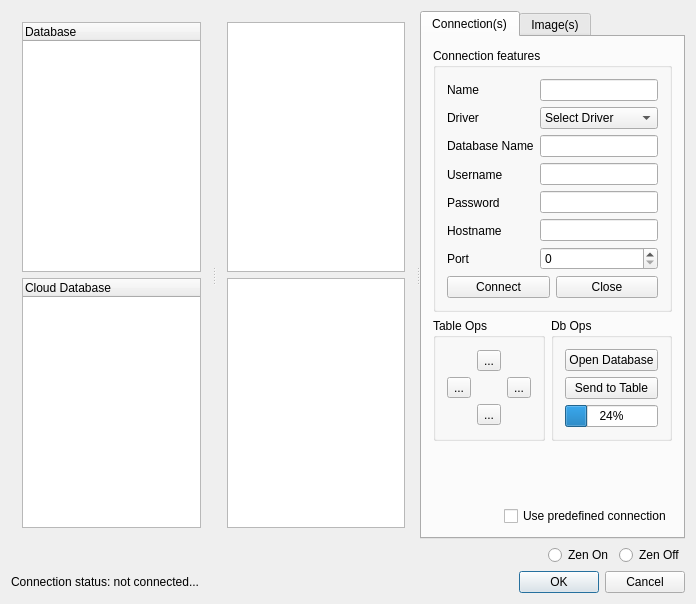
<?xml version="1.0" encoding="UTF-8"?>
<ui version="4.0">
 <class>connectionMenu</class>
 <widget class="QMainWindow" name="connectionMenu">
  <property name="geometry">
   <rect>
    <x>0</x>
    <y>0</y>
    <width>696</width>
    <height>604</height>
   </rect>
  </property>
  <property name="windowTitle">
   <string>connectionMenu</string>
  </property>
  <widget class="QWidget" name="centralWidget">
   <layout class="QGridLayout" name="gridLayout_5">
    <item row="0" column="0">
     <widget class="QSplitter" name="splitter_2">
      <property name="orientation">
       <enum>Qt::Horizontal</enum>
      </property>
      <widget class="QSplitter" name="splitter">
       <property name="orientation">
        <enum>Qt::Horizontal</enum>
       </property>
       <widget class="QWidget" name="layoutWidget">
        <layout class="QVBoxLayout" name="verticalLayout_3">
         <item>
          <widget class="QTreeWidget" name="treeWidget">
           <column>
            <property name="text">
             <string>Database</string>
            </property>
           </column>
          </widget>
         </item>
         <item>
          <widget class="QTreeWidget" name="treeWidget_2">
           <column>
            <property name="text">
             <string notr="true">Cloud Database</string>
            </property>
           </column>
          </widget>
         </item>
        </layout>
       </widget>
       <widget class="QWidget" name="layoutWidget">
        <layout class="QVBoxLayout" name="verticalLayout_6">
         <item>
          <widget class="QTableView" name="tableView"/>
         </item>
         <item>
          <widget class="QTableView" name="tableView_2"/>
         </item>
        </layout>
       </widget>
      </widget>
      <widget class="QTabWidget" name="tabWidget">
       <property name="currentIndex">
        <number>0</number>
       </property>
       <widget class="QWidget" name="tab">
        <attribute name="title">
         <string>Connection(s)</string>
        </attribute>
        <layout class="QGridLayout" name="gridLayout">
         <item row="0" column="0">
          <widget class="QGroupBox" name="groupBox">
           <property name="title">
            <string>Connection features</string>
           </property>
           <layout class="QGridLayout" name="gridLayout_2">
            <item row="0" column="0">
             <layout class="QHBoxLayout" name="horizontalLayout">
              <item>
               <layout class="QVBoxLayout" name="verticalLayout_2">
                <item>
                 <widget class="QLabel" name="label">
                  <property name="text">
                   <string>Name</string>
                  </property>
                 </widget>
                </item>
                <item>
                 <widget class="QLabel" name="label_2">
                  <property name="text">
                   <string>Driver</string>
                  </property>
                 </widget>
                </item>
                <item>
                 <widget class="QLabel" name="label_3">
                  <property name="text">
                   <string>Database Name</string>
                  </property>
                 </widget>
                </item>
                <item>
                 <widget class="QLabel" name="label_4">
                  <property name="text">
                   <string>Username</string>
                  </property>
                 </widget>
                </item>
                <item>
                 <widget class="QLabel" name="label_5">
                  <property name="text">
                   <string>Password</string>
                  </property>
                 </widget>
                </item>
                <item>
                 <widget class="QLabel" name="label_6">
                  <property name="text">
                   <string>Hostname</string>
                  </property>
                 </widget>
                </item>
                <item>
                 <widget class="QLabel" name="label_7">
                  <property name="text">
                   <string>Port</string>
                  </property>
                 </widget>
                </item>
               </layout>
              </item>
              <item>
               <layout class="QVBoxLayout" name="verticalLayout">
                <item>
                 <widget class="QLineEdit" name="nameLineEdit"/>
                </item>
                <item>
                 <widget class="QComboBox" name="comboBoxDriver">
                  <item>
                   <property name="text">
                    <string>Select Driver</string>
                   </property>
                  </item>
                  <item>
                   <property name="text">
                    <string>QMYSQL</string>
                   </property>
                  </item>
                  <item>
                   <property name="text">
                    <string>QMYSQL3</string>
                   </property>
                  </item>
                  <item>
                   <property name="text">
                    <string>QSQLITE</string>
                   </property>
                  </item>
                  <item>
                   <property name="text">
                    <string>QOCI8</string>
                   </property>
                  </item>
                  <item>
                   <property name="text">
                    <string>QODBC3</string>
                   </property>
                  </item>
                  <item>
                   <property name="text">
                    <string>QPSQL7</string>
                   </property>
                  </item>
                  <item>
                   <property name="text">
                    <string>QTDS7</string>
                   </property>
                  </item>
                  <item>
                   <property name="text">
                    <string>PHPMyAdmin</string>
                   </property>
                  </item>
                  <item>
                   <property name="text">
                    <string>Cloud9</string>
                   </property>
                  </item>
                 </widget>
                </item>
                <item>
                 <widget class="QLineEdit" name="dbNameLineEdit"/>
                </item>
                <item>
                 <widget class="QLineEdit" name="usernameLineEdit"/>
                </item>
                <item>
                 <widget class="QLineEdit" name="passwordLineEdit"/>
                </item>
                <item>
                 <widget class="QLineEdit" name="hostLineEdit"/>
                </item>
                <item>
                 <widget class="QSpinBox" name="spinBoxPort"/>
                </item>
               </layout>
              </item>
             </layout>
            </item>
            <item row="1" column="0">
             <layout class="QHBoxLayout" name="horizontalLayout_3">
              <item>
               <widget class="QPushButton" name="connectButton">
                <property name="text">
                 <string>Connect</string>
                </property>
               </widget>
              </item>
              <item>
               <widget class="QPushButton" name="closeButton">
                <property name="text">
                 <string>Close</string>
                </property>
               </widget>
              </item>
             </layout>
            </item>
           </layout>
          </widget>
         </item>
         <item row="1" column="0">
          <layout class="QHBoxLayout" name="horizontalLayout_5">
           <item>
            <widget class="QGroupBox" name="groupBox_3">
             <property name="title">
              <string>Table Ops</string>
             </property>
             <layout class="QGridLayout" name="gridLayout_6">
              <item row="0" column="0">
               <layout class="QGridLayout" name="gridLayout_4">
                <item row="3" column="1">
                 <widget class="QToolButton" name="toolButton">
                  <property name="text">
                   <string>...</string>
                  </property>
                  <property name="icon">
                   <iconset resource="res/res.qrc">
                    <normaloff>:/res/down.png</normaloff>:/res/down.png</iconset>
                  </property>
                 </widget>
                </item>
                <item row="2" column="0">
                 <widget class="QToolButton" name="toolButton_4">
                  <property name="text">
                   <string>...</string>
                  </property>
                  <property name="icon">
                   <iconset resource="res/res.qrc">
                    <normaloff>:/res/leftArrow.png</normaloff>:/res/leftArrow.png</iconset>
                  </property>
                 </widget>
                </item>
                <item row="2" column="2">
                 <widget class="QToolButton" name="toolButton_2">
                  <property name="text">
                   <string>...</string>
                  </property>
                  <property name="icon">
                   <iconset resource="res/res.qrc">
                    <normaloff>:/res/rightArrow.png</normaloff>:/res/rightArrow.png</iconset>
                  </property>
                 </widget>
                </item>
                <item row="1" column="1">
                 <widget class="QToolButton" name="toolButton_3">
                  <property name="text">
                   <string>...</string>
                  </property>
                  <property name="icon">
                   <iconset resource="res/res.qrc">
                    <normaloff>:/res/up.png</normaloff>:/res/up.png</iconset>
                  </property>
                 </widget>
                </item>
               </layout>
              </item>
             </layout>
            </widget>
           </item>
           <item>
            <widget class="QGroupBox" name="groupBox_2">
             <property name="title">
              <string>Db Ops</string>
             </property>
             <layout class="QGridLayout" name="gridLayout_7">
              <item row="0" column="0">
               <layout class="QVBoxLayout" name="verticalLayout_4">
                <item>
                 <widget class="QPushButton" name="pushButton">
                  <property name="text">
                   <string>Open Database</string>
                  </property>
                 </widget>
                </item>
                <item>
                 <widget class="QPushButton" name="sendImagesToTable">
                  <property name="text">
                   <string>Send to Table</string>
                  </property>
                 </widget>
                </item>
                <item>
                 <widget class="QProgressBar" name="progressBar">
                  <property name="value">
                   <number>24</number>
                  </property>
                 </widget>
                </item>
               </layout>
              </item>
             </layout>
            </widget>
           </item>
          </layout>
         </item>
         <item row="2" column="0">
          <spacer name="verticalSpacer">
           <property name="orientation">
            <enum>Qt::Vertical</enum>
           </property>
           <property name="sizeHint" stdset="0">
            <size>
             <width>20</width>
             <height>0</height>
            </size>
           </property>
          </spacer>
         </item>
         <item row="3" column="0" alignment="Qt::AlignRight">
          <widget class="QCheckBox" name="checkBox">
           <property name="text">
            <string>Use predefined connection</string>
           </property>
          </widget>
         </item>
        </layout>
       </widget>
       <widget class="QWidget" name="tab_2">
        <attribute name="title">
         <string>Image(s)</string>
        </attribute>
        <layout class="QGridLayout" name="gridLayout_8">
         <item row="0" column="0">
          <layout class="QGridLayout" name="gridLayout_3">
           <item row="0" column="0">
            <widget class="QLabel" name="label_9">
             <property name="text">
              <string>TextLabel</string>
             </property>
            </widget>
           </item>
           <item row="1" column="0">
            <widget class="QLabel" name="label_10">
             <property name="text">
              <string>TextLabel</string>
             </property>
            </widget>
           </item>
          </layout>
         </item>
        </layout>
       </widget>
      </widget>
     </widget>
    </item>
    <item row="1" column="0">
     <layout class="QHBoxLayout" name="horizontalLayout_4">
      <item>
       <spacer name="horizontalSpacer_4">
        <property name="orientation">
         <enum>Qt::Horizontal</enum>
        </property>
        <property name="sizeHint" stdset="0">
         <size>
          <width>718</width>
          <height>20</height>
         </size>
        </property>
       </spacer>
      </item>
      <item>
       <layout class="QHBoxLayout" name="horizontalLayout_2">
        <item>
         <widget class="QRadioButton" name="radioButton_2">
          <property name="text">
           <string>Zen On</string>
          </property>
         </widget>
        </item>
        <item>
         <widget class="QRadioButton" name="radioButton">
          <property name="text">
           <string>Zen Off</string>
          </property>
         </widget>
        </item>
       </layout>
      </item>
     </layout>
    </item>
    <item row="2" column="0">
     <layout class="QHBoxLayout" name="horizontalLayout_6">
      <item>
       <widget class="QLabel" name="label_8">
        <property name="text">
         <string>Connection status: not connected...</string>
        </property>
       </widget>
      </item>
      <item>
       <spacer name="horizontalSpacer">
        <property name="orientation">
         <enum>Qt::Horizontal</enum>
        </property>
        <property name="sizeHint" stdset="0">
         <size>
          <width>321</width>
          <height>20</height>
         </size>
        </property>
       </spacer>
      </item>
      <item>
       <widget class="QDialogButtonBox" name="buttonBox">
        <property name="standardButtons">
         <set>QDialogButtonBox::Cancel|QDialogButtonBox::Ok</set>
        </property>
       </widget>
      </item>
     </layout>
    </item>
   </layout>
  </widget>
 </widget>
 <layoutdefault spacing="6" margin="11"/>
 <resources>
  <include location="res/res.qrc"/>
 </resources>
 <connections/>
</ui>
